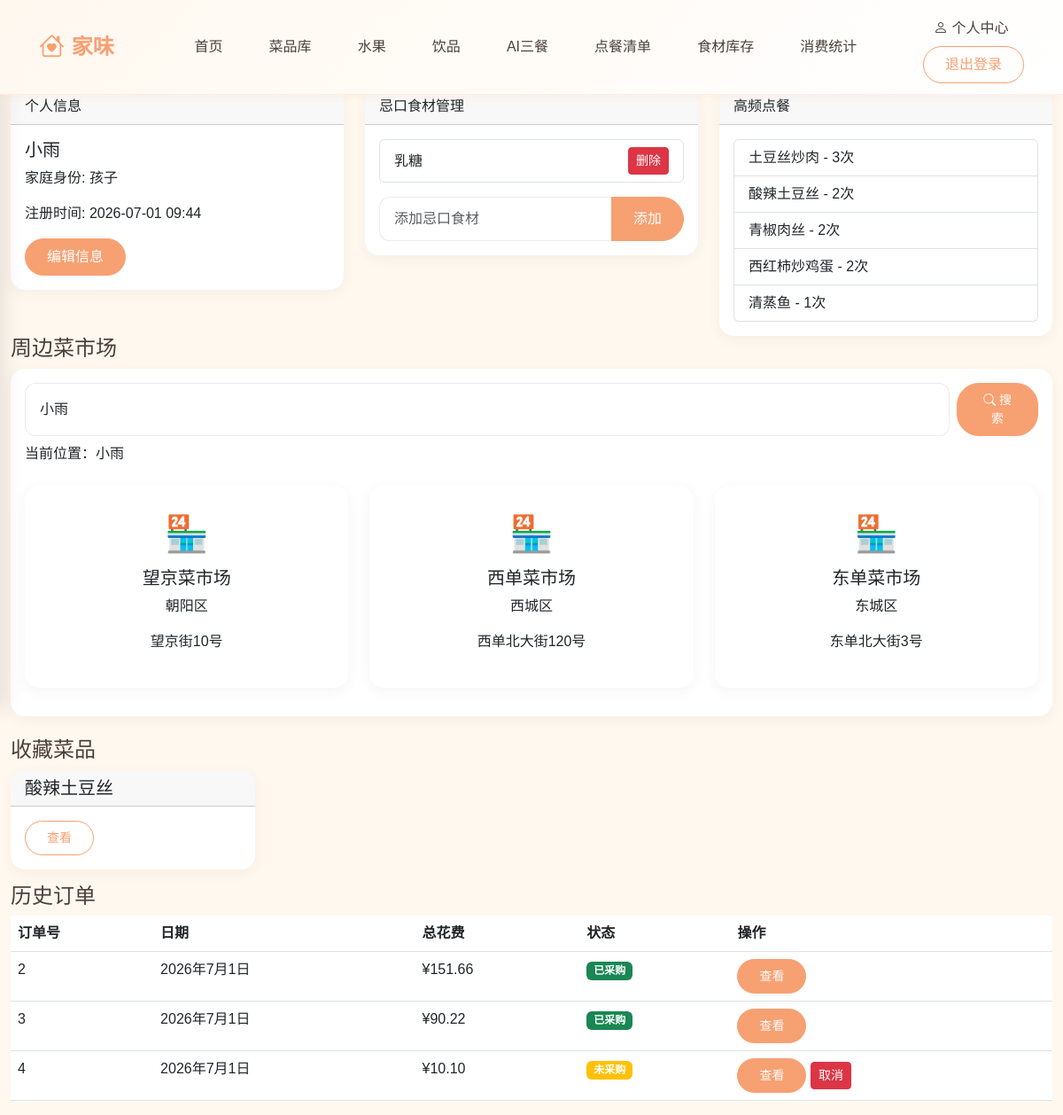
The page /profile/ (signed in) on the database its author committed.
### core/models.py (models this page shows, shortened)
class User(AbstractBaseUser):
    FAMILY_ROLES = [
        ('爸爸', '爸爸'),
        ('妈妈', '妈妈'),
        ('孩子', '孩子'),
        ('长辈', '长辈'),
    ]
    id = models.AutoField(primary_key=True)
    nickname = models.CharField(max_length=50, unique=True, verbose_name='昵称')
    password = models.CharField(max_length=128, verbose_name='密码')
    family_role = models.CharField(max_length=20, choices=FAMILY_ROLES, verbose_name='家庭身份')
    create_time = models.DateTimeField(auto_now_add=True, verbose_name='注册时间')
    is_active = models.BooleanField(default=True)
    is_staff = models.BooleanField(default=False)
    objects = UserManager()
    USERNAME_FIELD = 'nickname'
    REQUIRED_FIELDS = ['family_role']
    class Meta:
        db_table = 'user'
        verbose_name = '用户'
        verbose_name_plural = '用户'

class UserTaboo(models.Model):
    id = models.AutoField(primary_key=True)
    user = models.ForeignKey(User, on_delete=models.CASCADE, verbose_name='所属用户')
    taboo_name = models.CharField(max_length=50, verbose_name='忌口食材名称')
    class Meta:
        db_table = 'user_taboo'
        verbose_name = '用户忌口'
        verbose_name_plural = '用户忌口'

class Dish(models.Model):
    DISH_CATEGORIES = [
        ('素菜', '素菜'),
        ('荤菜', '荤菜'),
        ('汤品', '汤品'),
        ('凉菜', '凉菜'),
        ('小吃', '小吃'),
    ]
    id = models.AutoField(primary_key=True)
    name = models.CharField(max_length=50, unique=True, verbose_name='菜品名称')
    category = models.CharField(max_length=20, choices=DISH_CATEGORIES, verbose_name='分类')
    image = models.CharField(max_length=200, blank=True, null=True, verbose_name='菜品图片存储路径')
    desc = models.TextField(blank=True, null=True, verbose_name='口味、制作步骤描述')
    class Meta:
        db_table = 'dish'
        verbose_name = '菜品'
        verbose_name_plural = '菜品'

class Market(models.Model):
    id = models.AutoField(primary_key=True)
    area = models.CharField(max_length=50, verbose_name='所属地区')
    market_name = models.CharField(max_length=50, verbose_name='菜市场名称')
    address = models.TextField(blank=True, null=True, verbose_name='详细地址')
    class Meta:
        db_table = 'market'
        verbose_name = '菜市场'
        verbose_name_plural = '菜市场'

class Order(models.Model):
    id = models.AutoField(primary_key=True)
    user = models.ForeignKey(User, on_delete=models.CASCADE, verbose_name='下单用户')
    order_date = models.DateField(auto_now_add=True, verbose_name='下单日期')
    total_cost = models.DecimalField(max_digits=8, decimal_places=2, verbose_name='采购总花费')
    purchase_text = models.TextField(verbose_name='完整采购清单文本')
    is_finish = models.BooleanField(default=False, verbose_name='是否已采购')
    class Meta:
        db_table = 'order'
        verbose_name = '点餐订单'
        verbose_name_plural = '点餐订单'

### core/views.py (the view, shortened to what this page needs)
# urls.py: path('profile/', views.profile, name='profile'),
@login_required
def profile(request):
    user = request.user
    taboos = UserTaboo.objects.filter(user=user)
    orders = Order.objects.filter(user=user).order_by('-order_date')[:10]
    order_items = OrderItem.objects.filter(order__in=orders)
    dish_ids = [item.goods_id for item in order_items if item.goods_type == 'dish']
    if dish_ids:
        frequency = OrderItem.objects.filter(
            goods_type='dish', goods_id__in=dish_ids
        ).values('goods_id').annotate(
            count=Count('id')
        ).order_by('-count')[:5]
        frequent_dishes = []
        for item in frequency:
            try:
                dish = Dish.objects.get(id=item['goods_id'])
                frequent_dishes.append({'dish': dish, 'count': item['count']})
            except:
                pass
    else:
        frequent_dishes = []
    collections = UserCollect.objects.filter(user=user)
    collected_dishes = []
    collected_fruits = []
    collected_drinks = []
    for c in collections:
        try:
            if c.goods_type == 'dish':
                collected_dishes.append(Dish.objects.get(id=c.goods_id))
            elif c.goods_type == 'fruit':
                collected_fruits.append(Fruit.objects.get(id=c.goods_id))
            elif c.goods_type == 'drink':
                collected_drinks.append(Drink.objects.get(id=c.goods_id))
        except:
            pass
    markets = Market.objects.all()[:6]
    user_location = request.session.get('user_location', '')
    return render(request, 'profile.html', {
        'user': user,
        'taboos': taboos,
        'orders': orders,
        'frequent_dishes': frequent_dishes,
        'collected_dishes': collected_dishes,
        'collected_fruits': collected_fruits,
        'collected_drinks': collected_drinks,
        'markets': markets,
        'user_location': user_location
    })

### templates/profile.html (shortened to what this page needs)
{% extends 'base.html' %}
{% block content %}
<div class="row">
    <div class="col-md-4">
        <div class="card">
            <div class="card-header">个人信息</div>
            <div class="card-body">
                <h5 class="card-title">{{ user.nickname }}</h5>
                <p class="card-text">家庭身份: {{ user.family_role }}</p>
                <p class="card-text">注册时间: {{ user.create_time|date:"Y-m-d H:i" }}</p>
                <button class="btn btn-primary" data-bs-toggle="modal" data-bs-target="#editProfileModal">编辑信息</button>
            </div>
        </div>
    </div>
    <div class="col-md-4">
        <div class="card">
            <div class="card-header">忌口食材管理</div>
            <div class="card-body">
                <ul class="list-group">
                    {% for taboo in taboos %}
                    <li class="list-group-item d-flex justify-content-between align-items-center">
                        <span>{{ taboo.taboo_name }}</span>
                        <form method="post" action="{% url 'profile' %}" style="display: inline;">
                            <button type="submit" class="btn btn-sm btn-danger">删除</button>
                        </form>
                    </li>
                    {% empty %}
                    <li class="list-group-item text-muted">暂无忌口食材</li>
                    {% endfor %}
                </ul>
                <form method="post" action="{% url 'profile' %}" class="mt-3">
                    <div class="input-group">
                        <input type="text" class="form-control" name="taboo_name" placeholder="添加忌口食材">
                        <button type="submit" class="btn btn-primary">添加</button>
                    </div>
                </form>
            </div>
        </div>
    </div>
    <div class="col-md-4">
        <div class="card">
            <div class="card-header">高频点餐</div>
            <div class="card-body">
                <ul class="list-group">
                    {% for item in frequent_dishes %}
                    <li class="list-group-item">
                        {{ item.dish.name }} - {{ item.count }}次
                    </li>
                    {% empty %}
                    <li class="list-group-item text-muted">暂无点餐记录</li>
                    {% endfor %}
                </ul>
            </div>
        </div>
    </div>
</div>
<div class="mt-6">
    <h2 class="h4">周边菜市场</h2>
    <div class="card mb-4">
        <div class="card-body">
            <div class="mb-4">
                <div class="d-flex gap-2">
                    <input type="text" id="location-input" class="form-control flex-1"
                           placeholder="输入地址（如：北京市朝阳区）"
                           value="{% if user_location %}{{ user_location }}{% endif %}">
                    <button class="btn btn-primary btn-sm" onclick="searchMarkets()">
                        <i class="bi bi-search"></i> 搜索
                    </button>
                </div>
                {% if user_location %}
                <p class="text-sm text-[#88807A] mt-2">当前位置：{{ user_location }}</p>
                {% endif %}
            </div>
            <div id="markets-container" class="row">
                {% for market in markets %}
                <div class="col-md-4 mb-3">
                    <div class="card food-card p-4 text-center">
                        <div style="font-size: 2.5rem; margin-bottom: 0.5rem;">🏪</div>
                        <h5 class="font-bold text-[#4A403A]">{{ market.market_name }}</h5>
                        <p class="text-xs text-[#88807A]">{{ market.area }}</p>
                        <p class="text-xs text-[#F7A072]">{{ market.address }}</p>
                    </div>
                </div>
                {% empty %}
                <div class="col-12 text-center py-8">
                    <div style="font-size: 3rem; margin-bottom: 1rem;">🛒</div>
                    <p class="text-[#88807A]">暂无菜市场数据</p>
                </div>
                {% endfor %}
            </div>
        </div>
    </div>
</div>
<div class="mt-6">
    <h2 class="h4">收藏菜品</h2>
    <div class="row">
        {% for dish in collected_dishes %}
        <div class="col-md-3 mb-3">
            <div class="card">
                <h5 class="card-header">{{ dish.name }}</h5>
                <div class="card-body">
                    <a href="{% url 'dish_detail' dish.id %}" class="btn btn-outline-primary btn-sm">查看</a>
                </div>
            </div>
        </div>
        {% empty %}
        <p class="text-muted">暂无收藏</p>
        {% endfor %}
    </div>
</div>
<div class="mt-6">
    <h2 class="h4">历史订单</h2>
    <table class="table">
        <thead>
            <tr>
                <th>订单号</th>
                <th>日期</th>
                <th>总花费</th>
                <th>状态</th>
                <th>操作</th>
            </tr>
        </thead>
        <tbody>
            {% for order in orders %}
            <tr>
                <td>{{ order.id }}</td>
                <td>{{ order.order_date }}</td>
                <td>¥{{ order.total_cost }}</td>
                <td>{% if order.is_finish %}<span class="badge bg-success">已采购</span>{% else %}<span class="badge bg-warning">未采购</span>{% endif %}</td>
                <td>
                    <a href="{% url 'order_detail' order.id %}" class="btn btn-sm btn-primary">查看</a>
                    {% if not order.is_finish %}
                    <form method="post" action="{% url 'cancel_order' order.id %}" style="display: inline;">
                        <button type="submit" class="btn btn-sm btn-danger" onclick="return confirm('确定取消该订单吗？')">取消</button>
                    </form>
                    {% endif %}
                </td>
            </tr>
            {% empty %}
            <tr><td colspan="5" class="text-center text-muted">暂无订单</td></tr>
            {% endfor %}
        </tbody>
    </table>
</div>
{% endblock %}

### templates/base.html (style rules this page uses)
:root { --primary-color: #F7A072; --bg-color: #FFF8EF; --green-color: #94B49F; --danger-color: #E07272; --text-color: #4A403A; --text-light: #88807A; }
body { font-family: "Microsoft YaHei", "PingFang SC", "Source Han Sans SC", sans-serif; background-color: var(--bg-color); color: var(--text-color); margin: 0; padding: 0; min-height: 100vh; }
.btn-primary { background-color: var(--primary-color); border-color: var(--primary-color); color: white; border-radius: 25px; padding: 0.5rem 1.5rem; font-weight: 500; transition: all 0.3s ease; }
.btn-outline-primary { border-color: var(--primary-color); color: var(--primary-color); border-radius: 25px; padding: 0.5rem 1.5rem; font-weight: 500; transition: all 0.3s ease; }
.card { background: white; border-radius: 16px; border: none; box-shadow: 0 4px 15px rgba(74, 64, 58, 0.05); overflow: hidden; transition: all 0.3s ease; }
.form-control, .form-select { border-radius: 12px; border: 1px solid rgba(74, 64, 58, 0.1); padding: 0.75rem 1rem; transition: all 0.3s ease; }

### rows shown on the page
User: nickname "小雨", family_role "孩子", create_time "2026-07-01 09:44"
UserTaboo: taboo_name "乳糖"
Dish: dish.name "土豆丝炒肉", count "3"
Dish: dish.name "酸辣土豆丝", count "2", name "酸辣土豆丝"
Dish: dish.name "青椒肉丝", count "2"
Dish: dish.name "西红柿炒鸡蛋", count "2"
Dish: dish.name "清蒸鱼", count "1"
Market: market_name "望京菜市场", area "朝阳区", address "望京街10号"
Market: market_name "西单菜市场", area "西城区", address "西单北大街120号"
Market: market_name "东单菜市场", area "东城区", address "东单北大街3号"
Order: id "2", order_date "2026年7月1日", total_cost "151.66", is_finish "已采购"
Order: id "3", order_date "2026年7月1日", total_cost "90.22", is_finish "已采购"
Order: id "4", order_date "2026年7月1日", total_cost "10.10", is_finish "未采购"

### other values the page prints
{{ user_location }} "小雨"
